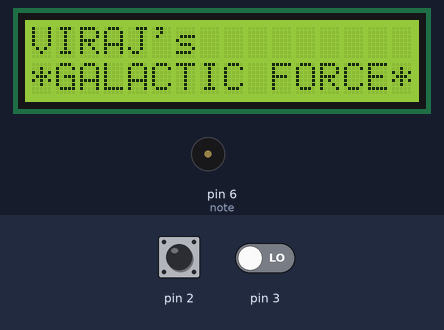
Recording of a sketch running on a simulated Arduino Uno, built with avr-gcc and run on an emulated ATmega328P. On the bench: 16×2 character LCD, buzzer (waves = sounding). The inputs (shaded band) are chosen by the test bench; at power-on: pin 2 LOW, pin 3 LOW. Random numbers use the default seed unless the sketch sets one.

Above: at 4.3 s.
At 10.3 s:
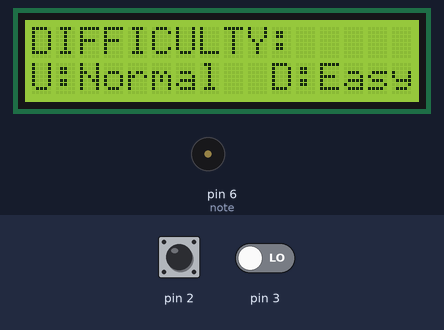
10.4 s: pin 2 driven HIGH
At 10.8 s:
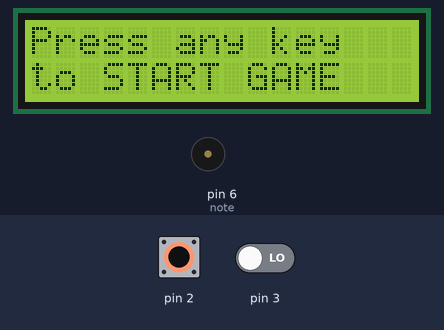
11.9 s: pin 3 driven HIGH
At 13.2 s:
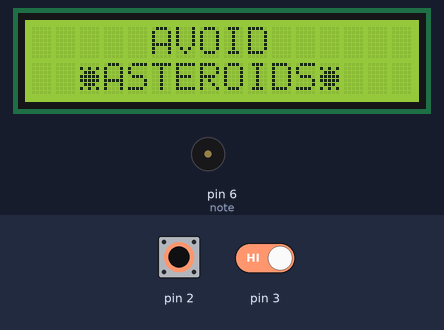
16.7 s: pin 2 pulsed LOW 2 times (0.12 s each, 0.3 s apart)
At 17.47 s:
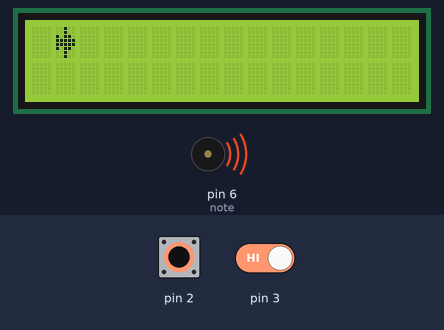
Timing chart, 0 to 32.0 s (numbered marks = the images above; inputs shaded):
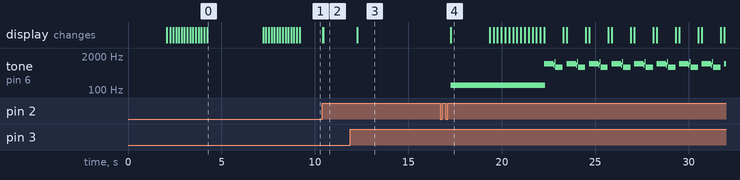

The sketch:

Galactic_Force.ino
```cpp
//Author : Viraj Rane
//Created on 04/07/2015

#include <LiquidCrystal.h>
#include "wining_song_notes.h"

//Just to simplify code to understand :
#define BEGIN 1
#define LOSE 2
#define WON 3
#define EASY 400
#define NORMAL 200

#define lcd_rows 16
#define number_of_asteroids 20   //Choose no. of asteroids

// Here come our custom characters :
byte SPACESHIP[8] = {
  0b00100,
  0b00100,
  0b10110,
  0b11111,
  0b11111,
  0b10110,
  0b00100,
  0b00100
};

byte ASTEROID[8] = {
  0b00000,
  0b10101,
  0b01110,
  0b11111,
  0b11111,
  0b01110,
  0b10101,
  0b00000
};

byte CHAMPIONCUP[8] = {
  0b00100,
  0b01110,
  0b11111,
  0b01110,
  0b00100,
  0b00100,
  0b01110,
  0b11111
};

byte SADFACE[8] = {
  0b00000,
  0b11011,
  0b11011,
  0b00000,
  0b00100,
  0b00000,
  0b01110,
  0b10001
};

//Some Variables to use later for different purposes :
int playDifficulty = 1; //This will help to show Difficulty select menu only once
int playWarning = 1;  //This will help me to show "AVOID ASTEROID" warning only once
int build;           //This will help me to accumulate asteroid at differnet positions
int asteroid_x[number_of_asteroids], asteroid_y[number_of_asteroids];
int state = BEGIN;
int spaceship_y = 3;  //This will help to move spaceship up or down
int score = 0;
int timer;           // Difficulty will alter timer to change speed of asteroids
int j = 0;
int note = 6;
boolean firstpart = true; // This also work similar like playDifficulty
boolean secondpart = false;

LiquidCrystal lcd(12, 11, 5, 4, 9, 8);  //Pin 2 and 3 are use as interrupt pins so, now 8 and 9 will replace those pins


void setup() {

  lcd.createChar(0, SPACESHIP);
  lcd.createChar(1, ASTEROID);
  lcd.createChar(3, CHAMPIONCUP);
  lcd.createChar(4, SADFACE);

  lcd.begin(16, 2);

  attachInterrupt(0 , change , RISING);
  attachInterrupt(1 , change1 , RISING);

  //Game Start :
  lcd.setCursor(2, 0);
  lcd.print("!!Welcome!!");
  delay(2000);
  lcd.clear();
  lcd.setCursor(2, 1);
  lcd.print("!!Welcome!!");
  delay(200);
  for (int positionCounter = 0; positionCounter < 13; positionCounter++) {
    // scroll one position left:
    lcd.scrollDisplayLeft();
    // wait a bit:
    delay(150);
  }
  lcd.clear();
  lcd.print("VIRAJ's");
  lcd.setCursor(0, 1);
  lcd.print("*GALACTIC FORCE*");
  delay(3000);
  for (int positionCounter = 0; positionCounter < 13; positionCounter++) {
    // scroll one position left:
    lcd.scrollDisplayRight();
    // wait a bit:
    delay(150);
  }

  //This Block will place asteroids randomly :
  build = lcd_rows;
  for (int i = 0; i <= number_of_asteroids; i++) {
    // randomly pick a number between the ship's length and 8
    build += random(3, 8);
    asteroid_x[i] = build;
    asteroid_y[i] = random(0, 2);
  }

}


void loop() {

  if (playDifficulty == 1) {
    // First Part to seclect Difficulty :
    if (firstpart == true) {
      lcd.clear();
      lcd.print("DIFFICULTY:");
      lcd.setCursor(0, 1);
      lcd.print("U:Normal  D:Easy");
      if (spaceship_y != 3) {
        if (spaceship_y == 1) {
          timer = EASY ;
          spaceship_y = 3;
        }
        if (spaceship_y == 0) {
          timer = NORMAL ;
          spaceship_y = 3;
        }
        firstpart = false;
        secondpart = true;
      }
    }

    // Second Part to show simple press button message :
    if (secondpart == true) {
      lcd.clear();
      lcd.print("Press any key");
      lcd.setCursor(0, 1);
      lcd.print("to START GAME");
      if (spaceship_y != 3) {
        playDifficulty = 0;
      }
    }

    delay(200);  //This will remove flickering due to clear function
  }

  // Avoid Asteroid message :
  if (spaceship_y != 3 && playWarning == 1 && state == BEGIN && playDifficulty == 0 ) {
    lcd.clear();
    lcd.setCursor(5, 0);
    lcd.print("AVOID");
    lcd.setCursor(2, 1);
    lcd.write((uint8_t)1);
    lcd.setCursor(3, 1);
    lcd.print("ASTEROIDS");
    lcd.setCursor(12, 1);
    lcd.write((uint8_t)1);
    delay(5000);
    playWarning = 0;
  }

  // MAIN GAME BEGIN HERE :
  if (spaceship_y != 3 && state == BEGIN) {
    lcd.clear();
    for (int i = 0; i < number_of_asteroids; i++) {
      lcd.setCursor(1, spaceship_y);
      lcd.write((uint8_t)0);
      // move them to the left 1 space
      asteroid_x[i] = asteroid_x[i] - 1;
      if (asteroid_x[i] == 0) {
        score++; //To compute score
      }
      // and draw them where they should appear
      if (asteroid_x[i] >= 0 && asteroid_x[i] <= lcd_rows) {
        lcd.setCursor(asteroid_x[i], asteroid_y[i]);
        lcd.write((uint8_t)1);
      }
      tone(6, 150, 500); //U can try another frequencies

      //This statement will decide whether spaceship and asteroid are on same postion or not :
      if ((asteroid_x[i] == 1) && (asteroid_y[i] == spaceship_y)) {
        state = LOSE;
      }
    }
  }

  //This statement will count whether all asteroids are gone or not :
  if (asteroid_x[(number_of_asteroids - 1)] < 0) {
    state = WON;
  }

  //To show message after losing the game :
  if (state == LOSE) {
    lcd.clear();
    tone(6, 1000);
    delay(500);
    tone(6, 900);
    delay(50);
    tone(6, 1200);
    delay(50);
    tone(6, 750);
    delay(400);
    noTone(6);
    lcd.setCursor(2, 0);
    lcd.print("GAME OVER ");
    lcd.write((uint8_t)4);
    lcd.setCursor(4, 1);
    lcd.print("SCORE:");
    lcd.print(score);
  }

  //To show message after wining the game :
  if (state == WON) {
    lcd.clear();
    lcd.setCursor(3, 0);
    lcd.print("!YOU WON!");
    lcd.setCursor(0, 1);
    lcd.write((uint8_t)3);
    lcd.setCursor(4, 1);
    lcd.print("SCORE:");
    lcd.print(score + 1);
    lcd.setCursor(15, 1);
    lcd.write((uint8_t)3);
    LevelClear();       //Play mario's "Level Clear song"
  }

  delay(timer);  //timer will change asteroid's speed
  noTone(6);

}


void change() {
  spaceship_y = 0;
  delay(100);
}

void change1() {
  spaceship_y = 1;
  delay(100);
}


void LevelClear()
{
  tone(note, G3);
  delay(166);
  tone(note, C4);
  delay(166);
  tone(note, E4);
  delay(166);
  tone(note, G4);
  delay(166);
  tone(note, C5);
  delay(166);
  tone(note, E5);
  delay(166);
  tone(note, G5);
  delay(500);
  tone(note, E5);
  delay(500);

  tone(note, E3);
  delay(166);
  tone(note, C4);
  delay(166);
  tone(note, Eb4);
  delay(166);
  tone(note, Ab4);
  delay(166);
  tone(note, C5);
  delay(166);
  tone(note, Eb5);
  delay(166);
  tone(note, Ab5);
  delay(500);
  tone(note, Eb5);
  delay(500);

  tone(note, Bb3);
  delay(166);
  tone(note, D4);
  delay(166);
  tone(note, F4);
  delay(166);
  tone(note, Bb4);
  delay(166);
  tone(note, D5);
  delay(166);
  tone(note, F5);
  delay(166);
  tone(note, Bb5);
  delay(500);
  noTone(note);
  delay(50);
  tone(note, Bb5);
  delay(166);
  noTone(note);
  delay(50);
  tone(note, Bb5);
  delay(166);
  noTone(note);
  delay(50);
  tone(note, Bb5);
  delay(166);
  tone(note, C6);
  delay(2000);
}
```

wining_song_notes.h
```cpp
//Musical Note Frequencies
unsigned int C6 = 1047;
unsigned int Ab5 = 831;
unsigned int Bb5 = 932;
unsigned int G5 = 784;
unsigned int F5 = 698;
unsigned int E5 = 659;
unsigned int Eb5 = 622;
unsigned int D5 = 587;
unsigned int Db5 = 554;
unsigned int C5 = 523;
unsigned int B4 = 494;
unsigned int Bb4 = 466;
unsigned int nA4 = 440;
unsigned int Ab4 = 415;
unsigned int G4 = 392;
unsigned int Gb4 = 370;
unsigned int F4 = 349;
unsigned int E4 = 330;
unsigned int Eb4 = 311;
unsigned int D4 = 294;
unsigned int Db4 = 277;
unsigned int C4 = 262;
unsigned int B3 = 247;
unsigned int Bb3 = 233;
unsigned int nA3 = 220;
unsigned int G3 = 196;
unsigned int Gb3 = 185;
unsigned int F3 = 175;
unsigned int E3 = 165;
```

Measured:
- after the input at 10.4 s, the display: first changes at once (image 2 shows a later state)
- after the input at 11.9 s, the display: changes after 0.37 s (image 3)
- by itself, tone on pin 6 (note): repeats every 1.2 s: 1000 Hz 0.50 s, 900 Hz 0.05 s, 1200 Hz 0.05 s, 750 Hz 0.40 s, silent 0.20 s
- what the display in image 0 shows lasts 3.0 s, from 4.2 s to 7.2 s
